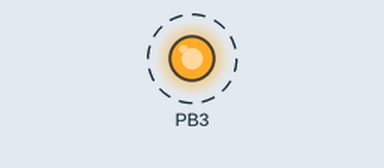
The program below on a simulated ATtiny45, built with avr-gcc and emulated at 1 MHz. On the bench: output pins drawn as LEDs (lit = HIGH). Dashed ring = blinking.

Above: at 0.2 s.
Timing chart, 0 to 3.0 s (numbered marks = the images above):
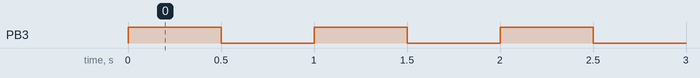

The program:

main.c
```c
/*
 * tinyTest.c
 *
 * Created: 11/1/2019 10:20:06 PM
 * Author : Aleksij
 */

#include <avr/io.h>
#include <util/delay.h>
#include <avr/power.h>

int main(void)
{
	DDRB |= (1<<DDB3);
    while (1)
    {
		PORTB |= (1<<PB3);
		_delay_ms(500);
		PORTB &= ~(1<<PB3);
		_delay_ms(500);
    }
}
```

Measured:
- by itself, PB3: alternates HIGH for 0.50 s and LOW for 0.50 s
